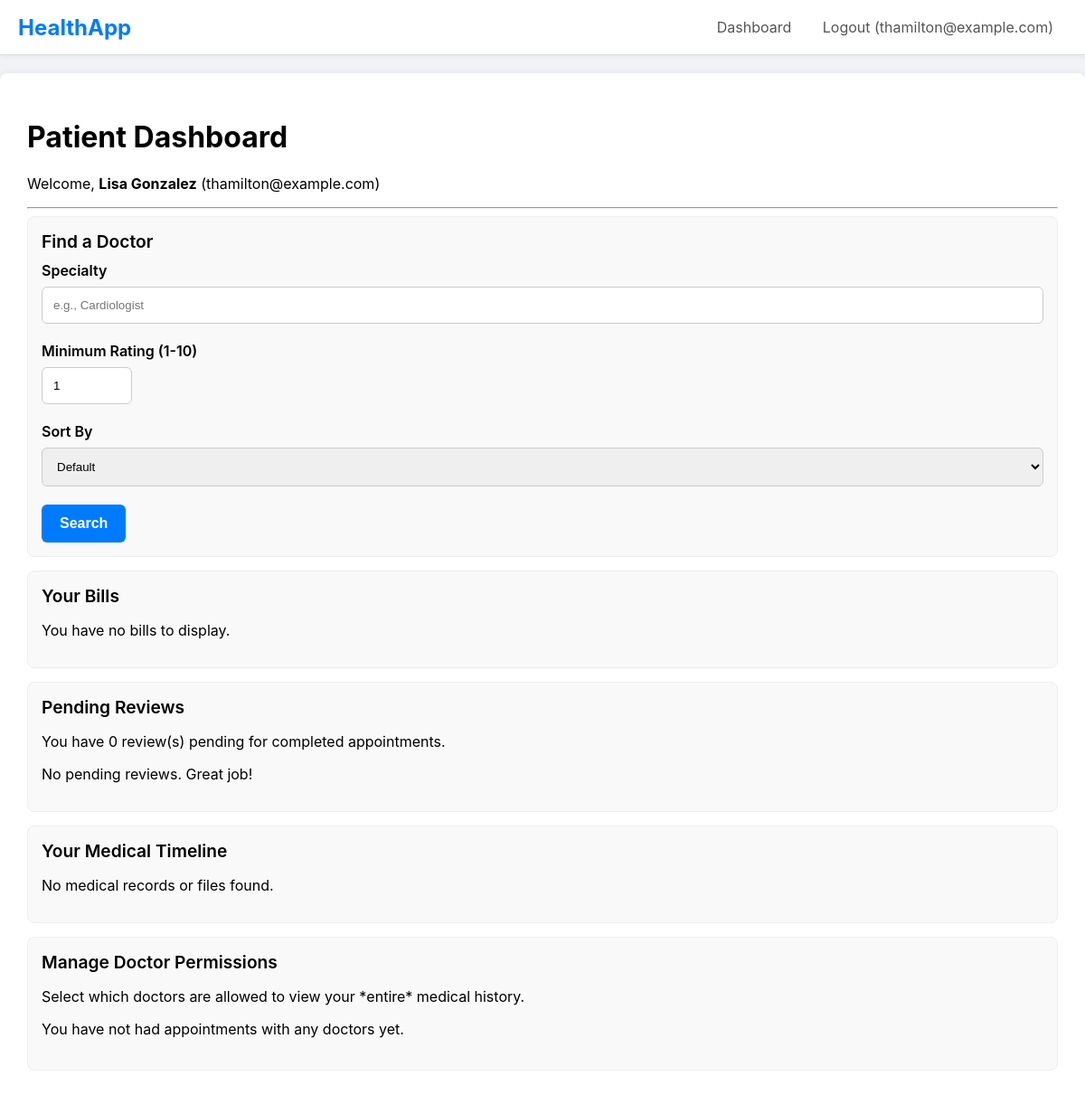
The app's page /patient_dashboard (signed in) with its own data.
### main.py (models this page shows)
class User(db.Model, UserMixin):
    id = db.Column(db.Integer, primary_key=True)
    email = db.Column(db.String(120), unique=True, nullable=False)
    password_hash = db.Column(db.String(60), nullable=False)
    role = db.Column(db.String(20), nullable=False)
    patient_profile = db.relationship('PatientProfile', backref='user', uselist=False, cascade="all, delete-orphan")
    doctor_profile = db.relationship('DoctorProfile', backref='user', uselist=False, cascade="all, delete-orphan")
    insurance_profile = db.relationship('InsuranceProfile', backref='user', uselist=False, cascade="all, delete-orphan")

class PatientProfile(db.Model):
    id = db.Column(db.Integer, primary_key=True)
    full_name = db.Column(db.String(100), nullable=False, default='Unnamed')
    phone = db.Column(db.String(20))
    address = db.Column(db.String(200))
    pincode = db.Column(db.String(10))
    latitude = db.Column(db.Float)
    longitude = db.Column(db.Float)
    user_id = db.Column(db.Integer, db.ForeignKey('user.id'), nullable=False, unique=True)
    records = db.relationship('MedicalRecord', backref='patient', lazy='dynamic', foreign_keys='MedicalRecord.patient_id')
    appointments = db.relationship('Appointment', backref='patient', lazy='dynamic', foreign_keys='Appointment.patient_id')
    reviews = db.relationship('DoctorReview', backref='patient', lazy='dynamic', foreign_keys='DoctorReview.patient_id')
    files = db.relationship('MedicalFile', backref='patient', lazy='dynamic', foreign_keys='MedicalFile.patient_id')
    permitted_doctors = db.relationship('DoctorProfile', secondary=patient_doctor_permissions,
        back_populates='permitted_patients')

### main.py (the view)
@app.route("/patient_dashboard")
@login_required
@role_required('patient')
def patient_dashboard():
    records = g.profile.records.all()
    files = g.profile.files.all()
    timeline_items = sorted(records + files, key=lambda x: x.created_at, reverse=True)
    all_appointments = g.profile.appointments.order_by(Appointment.appointment_time.desc()).all()
    completed_apts = [apt for apt in all_appointments if apt.status == 'Completed']
    reviewed_doctor_ids = {review.doctor_id for review in g.profile.reviews.all()}
    doctors_to_review = []
    seen_doctor_ids = set()
    for apt in completed_apts:
        if apt.doctor_id not in reviewed_doctor_ids and apt.doctor_id not in seen_doctor_ids:
            doctors_to_review.append(apt.doctor)
            seen_doctor_ids.add(apt.doctor_id)
    doctor_ids = {apt.doctor_id for apt in g.profile.appointments.all()}
    permissioned_doctors = {doc.id for doc in g.profile.permitted_doctors}
    doctors = db.session.scalars(db.select(DoctorProfile).where(DoctorProfile.id.in_(doctor_ids))).all()
    return render_template('patient_dashboard.html',
                           timeline_items=timeline_items,
                           doctors=doctors,
                           permissioned_doctors=permissioned_doctors,
                           doctors_to_review=doctors_to_review,
                           appointments=all_appointments) # <-- Pass all appointments for billing

### main.py (called while the page is built)
@login_manager.user_loader
def load_user(user_id):
    return db.session.get(User, int(user_id))

def role_required(role_name):
    def decorator(f):
        @wraps(f)
        def decorated_function(*args, **kwargs):
            if not current_user.is_authenticated or current_user.role != role_name:
                abort(403)
            if current_user.role == 'patient':
                g.profile = current_user.patient_profile
            elif current_user.role == 'doctor':
                g.profile = current_user.doctor_profile
            elif current_user.role == 'insurance':
                g.profile = current_user.insurance_profile
            return f(*args, **kwargs)
        return decorated_function
    return decorator

### templates/patient_dashboard.html (shortened to what this page needs)
{% extends 'layout.html' %}
{% block content %}
    <h1>Patient Dashboard</h1>
    <p>Welcome, <b>{{ g.profile.full_name }}</b> ({{ current_user.email }})</p>
    <hr>
    <div class="card">
        <div class="card-header">Find a Doctor</div>
        <form action="{{ url_for('search_doctors') }}" method="POST">
            <div class="form-group">
                <label for="specialty">Specialty</label>
                <input type="text" id="specialty" name="specialty" placeholder="e.g., Cardiologist">
            </div>
            <div class="form-group">
                <label for="min_rating">Minimum Rating (1-10)</label>
                <input type="number" id="min_rating" name="min_rating" min="1" max="10" value="1" style="width: 100px;">
            </div>
            <div class="form-group">
                <label for="sort_by">Sort By</label>
                <select id="sort_by" name="sort_by">
                    <option value="default" selected>Default</option>
                </select>
            </div>
            <button type="submit" class="btn">Search</button>
        </form>
    </div>
    <div class="card">
        <div class="card-header">Your Bills</div>
        {% set has_bills = false %}
        {% if not has_bills %}
            <p>You have no bills to display.</p>
        {% endif %}
    </div>
    <div class="card">
        <div class="card-header">Pending Reviews</div>
        <p>You have {{ doctors_to_review|length }} review(s) pending for completed appointments.</p>
        {% for doc in doctors_to_review %}
            <div class="d-flex justify-between align-center" style="padding: 10px; border-bottom: 1px solid #eee;">
                <div>
                    <b>{{ doc.full_name }}</b> ({{ doc.specialty }})
                </div>
                <a href="{{ url_for('leave_review', doctor_id=doc.id) }}" class="btn-secondary" style="text-decoration: none; padding: 10px 15px; border-radius: 6px;">Leave a Review</a>
            </div>
        {% else %}
            <p>No pending reviews. Great job!</p>
        {% endfor %}
    </div>
    <div class="card">
        <div class="card-header">Your Medical Timeline</div>
        <ul class="timeline">
            {% for item in timeline_items %}
                {% if item.__tablename__ == 'medical_record' %}
                <li class="timeline-item">
                    <div class="date">{{ item.created_at.strftime('%Y-%m-%d %I:%M %p') }}</div>
                    <h4>Visit with {{ item.doctor.full_name }} ({{ item.doctor.specialty }})</h4>
                    <p><b>Diagnosis:</b> {{ item.diagnosis }}</p>
                    <p><b>Notes:</b> {{ item.notes }}</p>
                    <p><b>Prescription:</b> {{ item.prescription }}</p>
                </li>
                {% elif item.__tablename__ == 'medical_file' %}
                <li class="timeline-item" style="background-color: #fdfdf0;">
                    <div class="date">{{ item.created_at.strftime('%Y-%m-%d %I:%M %p') }}</div>
                    <h4>File Uploaded by {{ item.doctor.full_name }}</h4>
                    <p><b>File:</b> <a href="{{ url_for('get_file', filename=item.filename) }}" target="_blank">{{ item.original_filename }}</a></p>
                    <p><b>Description:</b> {{ item.description }}</p>
                </li>
                {% endif %}
            {% else %}
                <li>No medical records or files found.</li>
            {% endfor %}
        </ul>
    </div>
    <div class="card">
        <div class="card-header">Manage Doctor Permissions</div>
        <p>Select which doctors are allowed to view your *entire* medical history.</p>
        <form action="{{ url_for('manage_permissions') }}" method="POST">
            <div class="form-group">
                {% for doc in doctors %}
                    <div>
                        <input type="checkbox" name="doctor_ids" id="doc_{{ doc.id }}" value="{{ doc.id }}"
                            {% if doc.id in permissioned_doctors %}checked{% endif %}>
                        <label for="doc_{{ doc.id }}">{{ doc.full_name }} ({{ doc.specialty }})</label>
                    </div>
                {% else %}
                    <p>You have not had appointments with any doctors yet.</p>
                {% endfor %}
            </div>
        </form>
    </div>
{% endblock %}

### templates/layout.html (shortened to what this page needs)
<!DOCTYPE html>
<html lang="en">
<head>
</head>
<body>
    <nav>
        <div class="logo"><a href="{{ url_for('home') }}" style="text-decoration: none; color: #007bff;">HealthApp</a></div>
        <div class="nav-links">
            {% if current_user.is_authenticated %}
                <a href="{{ url_for('dashboard') }}">Dashboard</a>
                <a href="{{ url_for('logout') }}">Logout ({{ current_user.email }})</a>
            {% else %}
                <a href="{{ url_for('login') }}">Login</a>
                <a href="{{ url_for('register') }}">Register</a>
            {% endif %}
        </div>
    </nav>
    <div class="container">
        {% block content %}{% endblock %}
    </div>
</body>
</html>

### templates/layout.html (style rules this page uses)
body { font-family: -apple-system, BlinkMacSystemFont, "Segoe UI", Roboto, Helvetica, Arial, sans-serif; margin: 0; background-color: #f0f2f5; }
nav { background-color: #ffffff; padding: 0 20px; border-bottom: 1px solid #ddd; display: flex; justify-content: space-between; align-items: center; box-shadow: 0 2px 4px rgba(0,0,0,0.05); }
nav .logo { font-size: 1.5rem; font-weight: bold; color: #007bff; }
nav .nav-links a { color: #555; text-decoration: none; padding: 20px 15px; display: inline-block; }
.container { max-width: 1200px; margin: 20px auto; background-color: #ffffff; padding: 30px; border-radius: 8px; box-shadow: 0 2px 8px rgba(0,0,0,0.1); }
.form-group { margin-bottom: 20px; }
.form-group label { display: block; margin-bottom: 8px; font-weight: 600; }
.form-group input, .form-group select, .form-group textarea { width: 100%; padding: 12px; border: 1px solid #ccc; border-radius: 6px; box-sizing: border-box; }
.btn { background-color: #007bff; color: white; padding: 12px 20px; border: none; border-radius: 6px; cursor: pointer; font-size: 1rem; font-weight: 600; }
.timeline { list-style: none; padding: 0; }
.card { background: #f9f9f9; border: 1px solid #eee; border-radius: 8px; padding: 15px; margin-bottom: 15px; }
.card-header { font-size: 1.2rem; font-weight: 600; margin-bottom: 10px; }

### records on screen
User: email "thamilton@example.com"
PatientProfile: profile.full_name "Lisa Gonzalez"

### other values on screen
{{ doctors_to_review|length }} "0"
